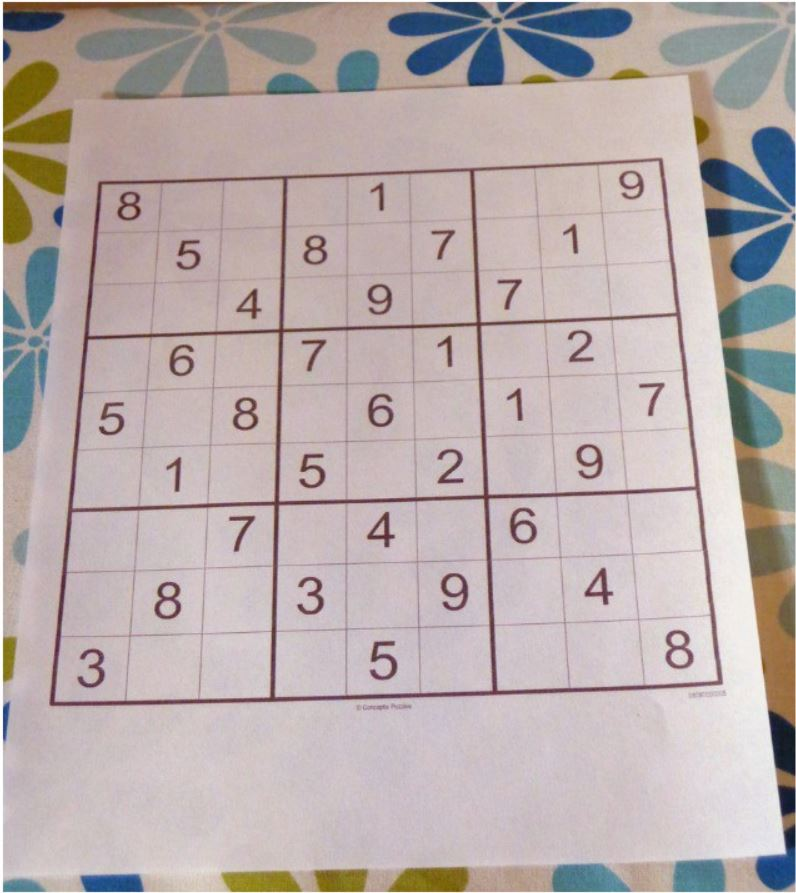
#> input picture example.JPG, 796 x 893 px, given in place of example.jpeg, which was not available
$ python preprocessing.py
#> lines starting #> are read from the running program, lines starting #| are printed output that depends on the picture; after the words box and inside, x2 and y2 are one past the last pixel; in counts of white or black regions, pixels touching at a corner belong together; pictures that were not available may be replaced by others from this repository, and a replacement may not be noted
import cv2
import numpy as np
import os

def bgr2gray(img):
	b, g, r = img[:, :, 0], img[:, :, 1], img[:, :, 2]
	img_grayscale = 0.2126*r + 0.7152*g + 0.0722*b
	img_grayscale = img_grayscale.astype(np.uint8)
	return img_grayscale

def apply_filter(img, filter_arr, pad=True):
	assert filter_arr.shape[0] == filter_arr.shape[1], "Not a Square Filter."
	reduction = filter_arr.shape[0]//2
	if pad:
		img_padded = np.zeros((img.shape[0]+2*reduction, img.shape[1]+2*reduction))
		img_padded[reduction:-reduction, reduction:-reduction] = img
		img = img_padded
	filtered = np.zeros((img.shape[0]-2*reduction, img.shape[1]-2*reduction))
	for row_new, row in enumerate(range(reduction, img.shape[0]-reduction)):
		for col_new, col in enumerate(range(reduction, img.shape[1]-reduction)):
			filtered[row_new][col_new] = np.sum(img[row-reduction:row+reduction+1, col-reduction:col+reduction+1] * filter_arr)
	filtered = filtered.astype(np.uint8)
	return filtered

def gaussian_blur(img, size=3):
	sigma = ((size - 1)/2 - 0.5)/4
	sigma = sigma + 1e-5
	filter_size = size
	gaussian_filter = np.zeros((filter_size, filter_size), np.float32)
	m = filter_size//2
	n = filter_size//2
	for x in range(-m, m+1):
		for y in range(-n, n+1):
			gaussian_filter[x+m, y+n] = (1/ (2*np.pi*(sigma**2)) )*(np.exp(-(x**2 + y**2)/(2* sigma**2)))
	return apply_filter(img, gaussian_filter)

def threshold(img, size=3, c=2):
	average_filter = np.full((size, size), (1/(size**2)))
	thresholded = apply_filter(img, average_filter)
	thresholded = (img < thresholded - c).astype(np.uint8) * 255
	return thresholded

def preprocess(img):
	os.system('mkdir preprocessed')
	cv2.imwrite('./preprocessed/original.png', img)
	img_grayscale = bgr2gray(img)
	cv2.imwrite('./preprocessed/grayscale.png', img_grayscale)
	filtered = gaussian_blur(img_grayscale, 9)
	cv2.imwrite('./preprocessed/gaussian_filtered.png', filtered)
	thresholded = threshold(filtered, size=15, c=5)
	cv2.imwrite('./preprocessed/thresholded.png', thresholded)
	return thresholded

if __name__ == '__main__':
	img = cv2.imread('./example.jpeg')
#> img is the input picture: shape (893, 796, 3); mean B, G, R 171.6, 172.5, 184.4
	img = preprocess(img)
#> in bgr2gray, `b, g, r = img[:, :, 0], img[:, :, 1], img[:, :, 2]`:
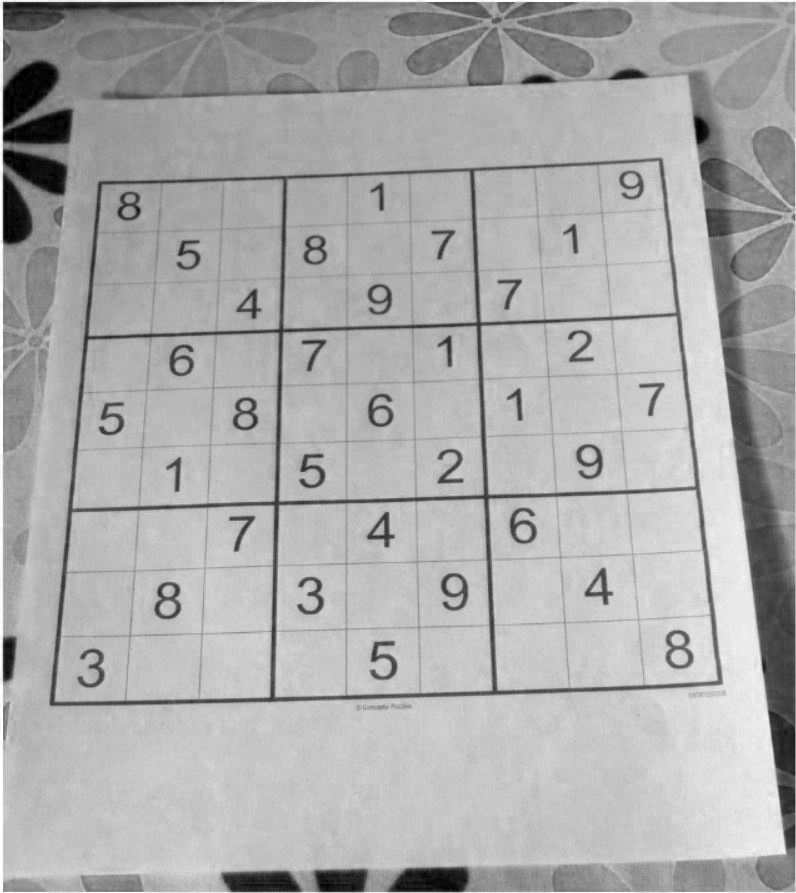
#> b: shape (893, 796); min 0, max 255, mean 171.6
#> in bgr2gray, `b, g, r = img[:, :, 0], img[:, :, 1], img[:, :, 2]`:
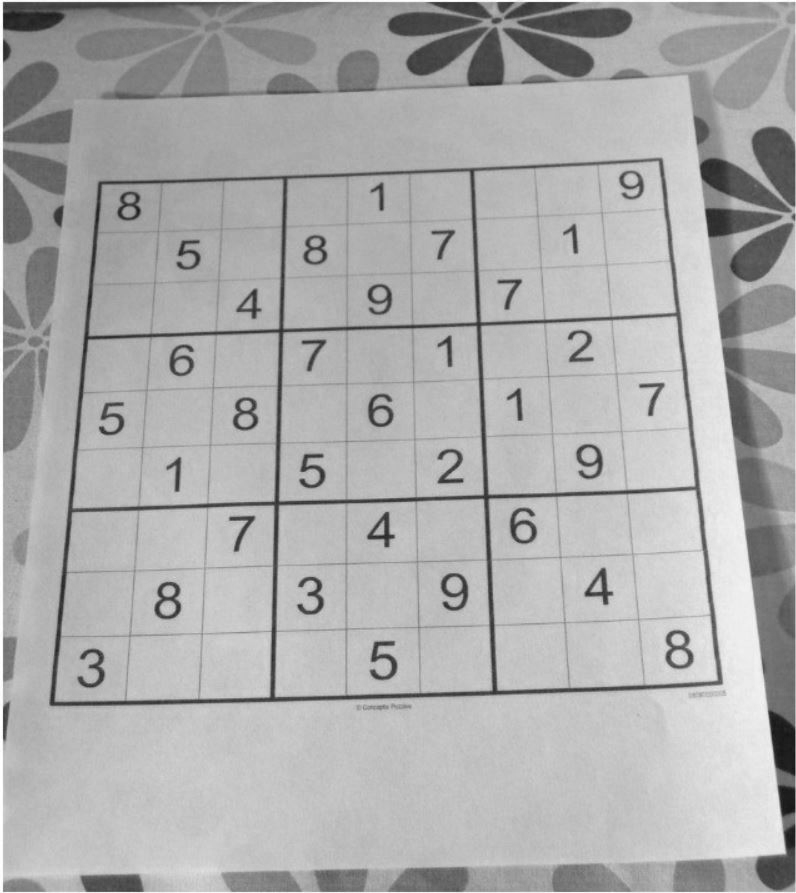
#> g: shape (893, 796); min 20, max 255, mean 172.5
#> in bgr2gray, `b, g, r = img[:, :, 0], img[:, :, 1], img[:, :, 2]`:
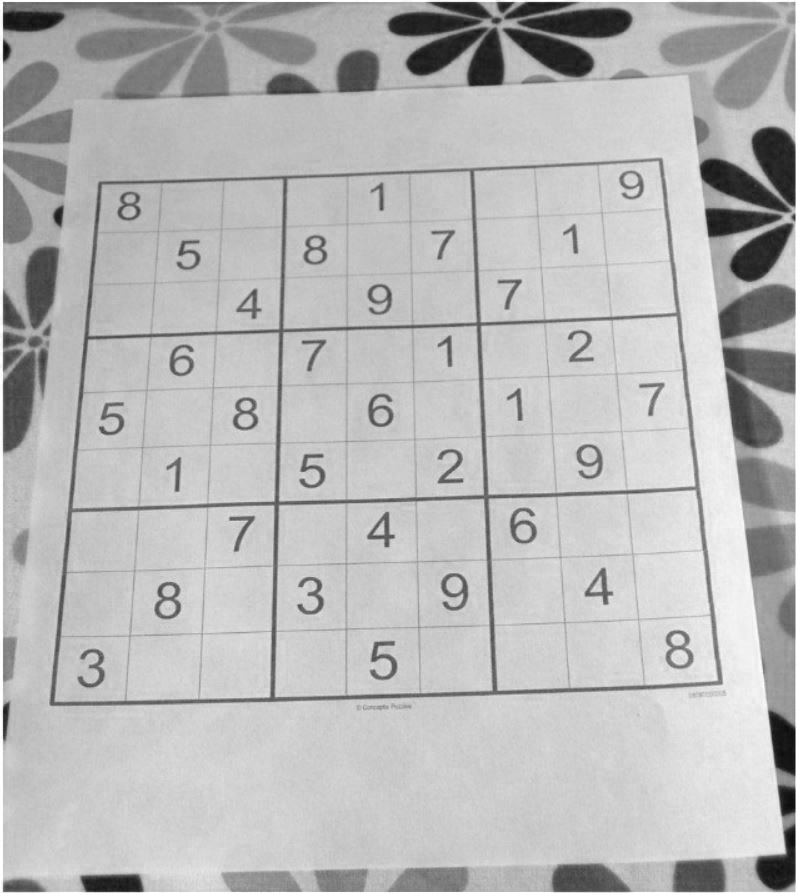
#> r: shape (893, 796); min 11, max 255, mean 184.4
#> call 2 of apply_filter, with filter_arr = array of shape (15, 15), pad = True
#> in apply_filter (call 2), `img_padded[reduction:-reduction, reduction:-reduction] = img`:
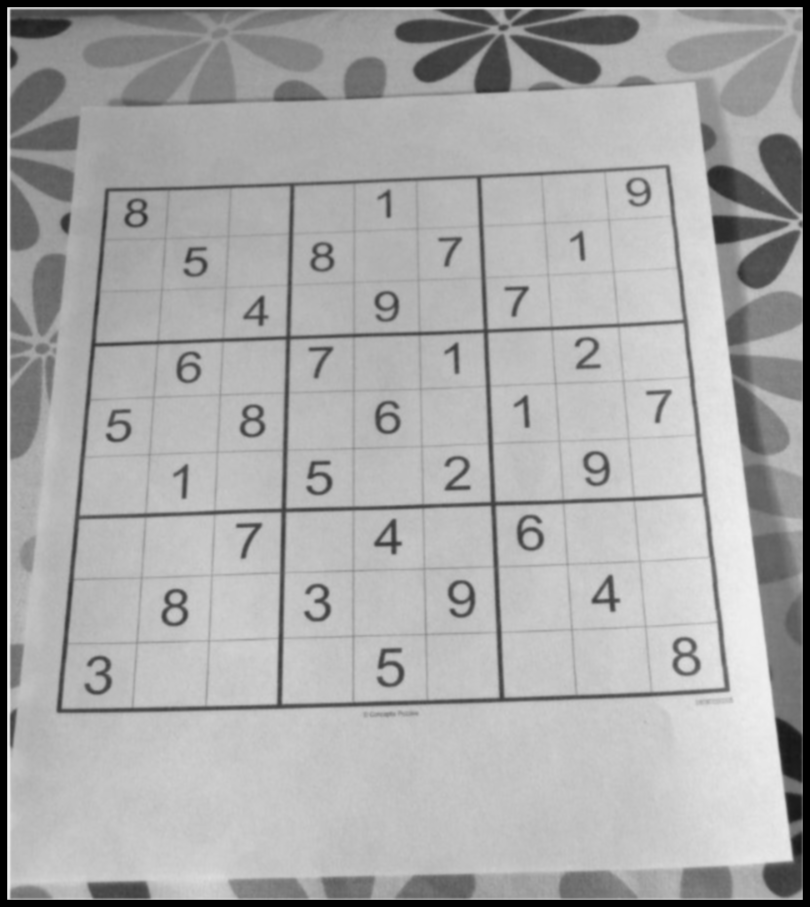
#> img_padded: shape (907, 810) float64; min 0, max 242, mean 168
#> after the loop in apply_filter (call 2), `for row_new, row in enumerate(range(reduction, img.shape[0]-reduction)):`:
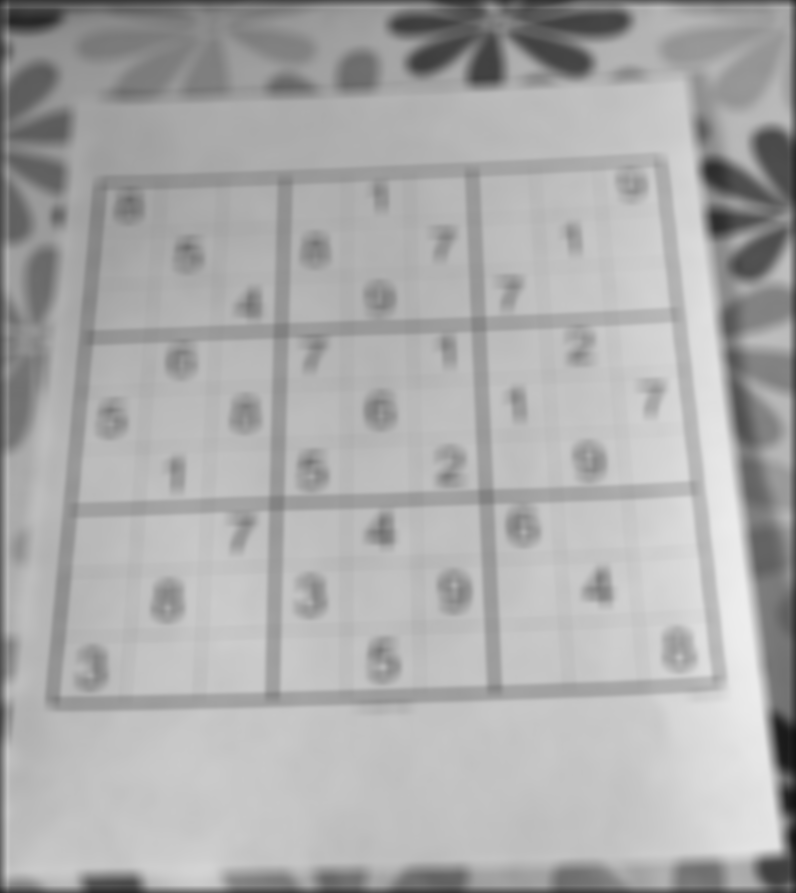
#> filtered: shape (893, 796) float64; min 18.79, max 237.4, mean 172.2
#> in threshold, `thresholded = (img < thresholded - c).astype(np.uint8) * 255`:
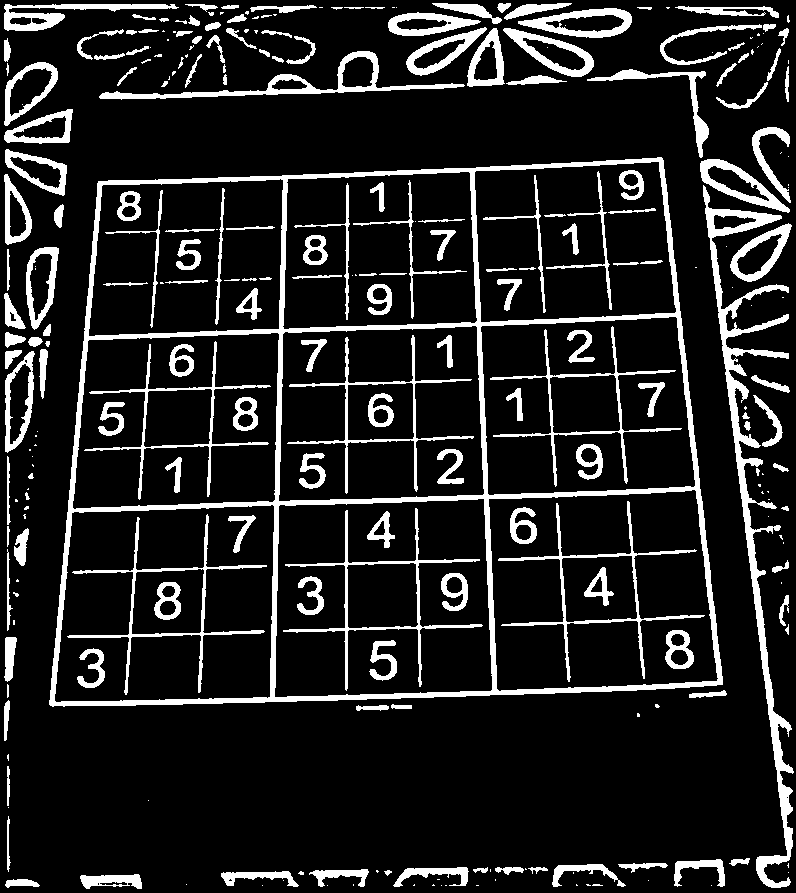
#> thresholded: shape (893, 796); 13.3% white; 277 white regions (101 under 20 px), largest, box (x1, y1, x2, y2) and area: (49, 157, 723, 707) 22798, (703, 185, 794, 888) 8086, (99, 51, 465, 100) 2531
